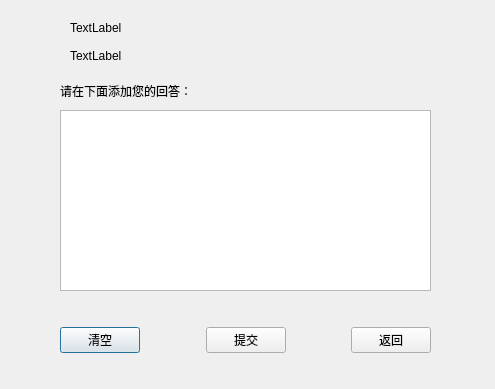
<?xml version="1.0" encoding="UTF-8"?>
<ui version="4.0">
 <class>AnswerQuestionDialog</class>
 <widget class="QDialog" name="AnswerQuestionDialog">
  <property name="geometry">
   <rect>
    <x>0</x>
    <y>0</y>
    <width>495</width>
    <height>389</height>
   </rect>
  </property>
  <property name="windowTitle">
   <string>Dialog</string>
  </property>
  <widget class="QTextEdit" name="textEdit">
   <property name="geometry">
    <rect>
     <x>60</x>
     <y>110</y>
     <width>371</width>
     <height>181</height>
    </rect>
   </property>
  </widget>
  <widget class="QLabel" name="label">
   <property name="geometry">
    <rect>
     <x>60</x>
     <y>80</y>
     <width>301</width>
     <height>21</height>
    </rect>
   </property>
   <property name="text">
    <string>请在下面添加您的回答：</string>
   </property>
  </widget>
  <widget class="QLabel" name="QuestionInfolabel">
   <property name="geometry">
    <rect>
     <x>70</x>
     <y>45</y>
     <width>301</width>
     <height>21</height>
    </rect>
   </property>
   <property name="text">
    <string>TextLabel</string>
   </property>
  </widget>
  <widget class="QLabel" name="QuestionTitlelabel">
   <property name="geometry">
    <rect>
     <x>70</x>
     <y>20</y>
     <width>301</width>
     <height>16</height>
    </rect>
   </property>
   <property name="text">
    <string>TextLabel</string>
   </property>
  </widget>
  <widget class="QWidget" name="horizontalLayoutWidget">
   <property name="geometry">
    <rect>
     <x>60</x>
     <y>300</y>
     <width>371</width>
     <height>80</height>
    </rect>
   </property>
   <layout class="QHBoxLayout" name="horizontalLayout">
    <item>
     <widget class="QPushButton" name="ClearButton">
      <property name="text">
       <string>清空</string>
      </property>
     </widget>
    </item>
    <item>
     <spacer name="horizontalSpacer">
      <property name="orientation">
       <enum>Qt::Horizontal</enum>
      </property>
      <property name="sizeHint" stdset="0">
       <size>
        <width>40</width>
        <height>20</height>
       </size>
      </property>
     </spacer>
    </item>
    <item>
     <widget class="QPushButton" name="SubmitButton">
      <property name="text">
       <string>提交</string>
      </property>
     </widget>
    </item>
    <item>
     <spacer name="horizontalSpacer_2">
      <property name="orientation">
       <enum>Qt::Horizontal</enum>
      </property>
      <property name="sizeHint" stdset="0">
       <size>
        <width>40</width>
        <height>20</height>
       </size>
      </property>
     </spacer>
    </item>
    <item>
     <widget class="QPushButton" name="ReturnButton">
      <property name="text">
       <string>返回</string>
      </property>
     </widget>
    </item>
   </layout>
  </widget>
 </widget>
 <resources/>
 <connections/>
</ui>
